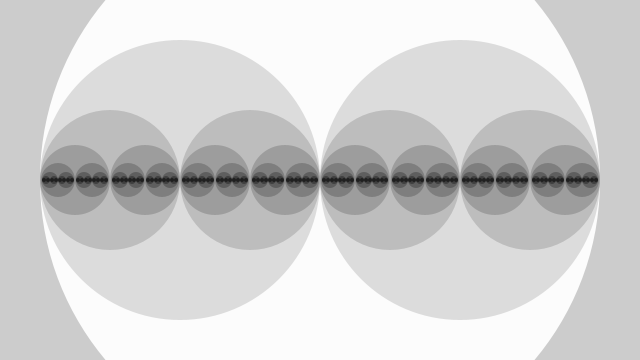
Frame 1 (no input)
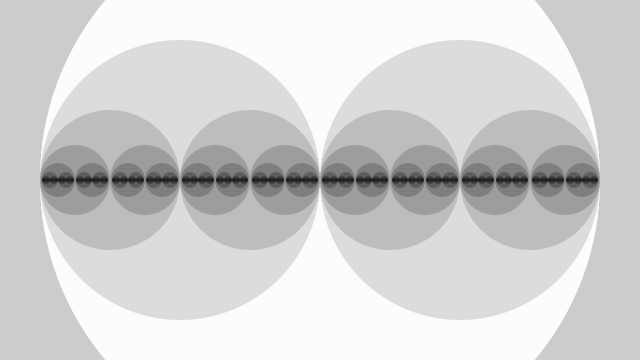
Frame 2 (the mouse pressed at the canvas centre, redrawn once)

The Processing sketch that drew these frames (run headless with seeded random() and noise(); the mouse was pressed at the canvas centre and the sketch redrawn once):

// Processing sketch: Aufgabe_1
// ── Aufgabe_1.pde
void setup () {
size (640, 360);
noStroke ();
noLoop ();
}
void draw () {
drawCircle(width/2, 280, 8);
}
void drawCircle(int x, int radius , int level) {
float tt = 126 * level /4.0;
fill(tt);
ellipse(x, height/2, radius*2, radius *2);
if(level > 1) {
level = level - 1;
drawCircle(x - radius/2, radius/2, level );
drawCircle(x + radius/2, radius/2, level );
}
}

/* In setup() werden die generellen Informationen einmal abgearbeitet.
In draw() wird die Funktion "drawCircle" festgelegt und mit Werten versehen.
In der neu erstellten Funktion werden den Werten Variablen zugewiesen.
Zudem wird die neue Variable "tt", welche für die Farbe zuständi ist, ein Wert zugewiesen.
Dann wird eine Ellipse gezeichnet, bei der alle Eigenschaften außer die y-Höhe veränderbar sind.
Wenig später wird der Platzhalter "level" noch genauer bestimmt.
Dort wurde geschrieben, dass das Level sich stetig um eins absenken soll.
Der letzte Teil der if-Funktion besteht aus zwei Befehlen, welche die Größe und die Position der Ellipse genau festlegen.
Wenn man den Wert der Variable "level" verändert, ändert sich die Farbe der Kreise, die Größe der Ellipse, sowie die Position.*/
